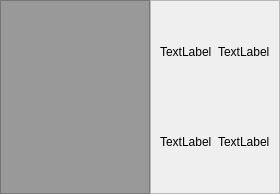
               <widget class="QWidget" name="patient_page_4">
                <layout class="QHBoxLayout" name="horizontalLayout_11">
                 <property name="spacing">
                  <number>0</number>
                 </property>
                 <property name="leftMargin">
                  <number>0</number>
                 </property>
                 <property name="topMargin">
                  <number>0</number>
                 </property>
                 <property name="rightMargin">
                  <number>0</number>
                 </property>
                 <property name="bottomMargin">
                  <number>0</number>
                 </property>
                 <item>
                  <widget class="QFrame" name="thumbnail_frame_4">
                   <property name="minimumSize">
                    <size>
                     <width>150</width>
                     <height>0</height>
                    </size>
                   </property>
                   <property name="maximumSize">
                    <size>
                     <width>100</width>
                     <height>16777215</height>
                    </size>
                   </property>
                   <property name="styleSheet">
                    <string notr="true">background-color: rgb(153, 153, 153);</string>
                   </property>
                   <property name="frameShape">
                    <enum>QFrame::StyledPanel</enum>
                   </property>
                   <property name="frameShadow">
                    <enum>QFrame::Raised</enum>
                   </property>
                   <layout class="QVBoxLayout" name="verticalLayout_11">
                    <property name="spacing">
                     <number>0</number>
                    </property>
                    <property name="leftMargin">
                     <number>0</number>
                    </property>
                    <property name="topMargin">
                     <number>0</number>
                    </property>
                    <property name="rightMargin">
                     <number>0</number>
                    </property>
                    <property name="bottomMargin">
                     <number>0</number>
                    </property>
                    <item>
                     <widget class="QListWidget" name="thumbnail_list_4">
                      <property name="frameShape">
                       <enum>QFrame::NoFrame</enum>
                      </property>
                     </widget>
                    </item>
                   </layout>
                  </widget>
                 </item>
                 <item>
                  <widget class="QFrame" name="pic_frame_4">
                   <property name="minimumSize">
                    <size>
                     <width>70</width>
                     <height>0</height>
                    </size>
                   </property>
                   <property name="frameShape">
                    <enum>QFrame::StyledPanel</enum>
                   </property>
                   <property name="frameShadow">
                    <enum>QFrame::Raised</enum>
                   </property>
                   <layout class="QGridLayout" name="gridLayout_5">
                    <item row="1" column="1">
                     <widget class="QLabel" name="pic_4_4">
                      <property name="text">
                       <string>TextLabel</string>
                      </property>
                     </widget>
                    </item>
                    <item row="0" column="1">
                     <widget class="QLabel" name="pic_4_1">
                      <property name="text">
                       <string>TextLabel</string>
                      </property>
                     </widget>
                    </item>
                    <item row="1" column="0">
                     <widget class="QLabel" name="pic_4_3">
                      <property name="text">
                       <string>TextLabel</string>
                      </property>
                     </widget>
                    </item>
                    <item row="0" column="0">
                     <widget class="QLabel" name="pic_4_2">
                      <property name="text">
                       <string>TextLabel</string>
                      </property>
                     </widget>
                    </item>
                   </layout>
                  </widget>
                 </item>
                </layout>
               </widget>
